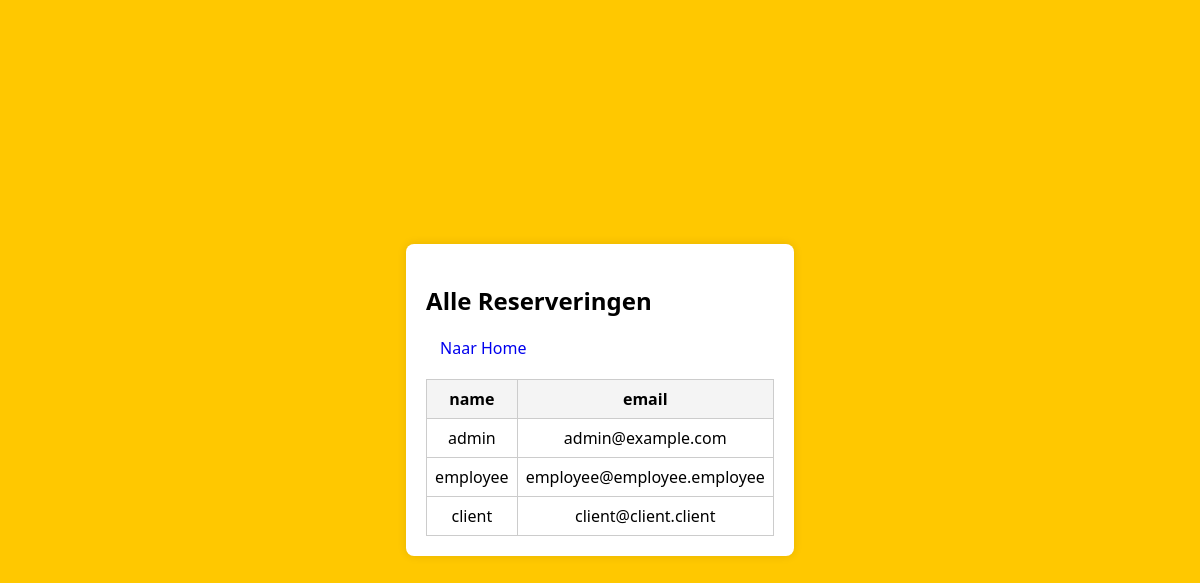
The page /clients (signed in) on the database its author committed.
### tables this page shows
CREATE TABLE users (
  id INTEGER PRIMARY KEY AUTOINCREMENT,
  username TEXT NOT NULL UNIQUE,
  password TEXT NOT NULL,
  role TEXT NOT NULL,
  email TEXT
);

### server.py (the view)
@app.route('/clients')
def clients():
    conn = get_db_connection()
    users = conn.execute('SELECT username, email FROM users').fetchall()
    conn.close()
    clients = [{'username': user['username'], 'email': user['email']} for user in users]
    return render_template('clients.html', clients=clients)

### server.py (called while the page is built)
def get_db_connection():
    conn = sqlite3.connect(str(DB_PATH))
    conn.row_factory = sqlite3.Row
    return conn

### Templates/clients.html (shortened to what this page needs)
<!DOCTYPE html>
<html lang="en">
<head>
    <link rel="stylesheet" href="{{ url_for('styles', filename='reservations.css') }}">
</head>
<body>
    {% if session.get('role') == 'admin' or session.get('role') == 'employee' %}
    <div class="dashboard-container">
        <h2>Alle Reserveringen</h2>
            <a href="{{ url_for('index') }}" class="action-btn" style="text-decoration: none;">Naar Home</a>
        <table class="dashboard-table">
            <thead>
                <tr>
                    <th>name</th>
                    <th>email</th>
                </tr>
            </thead>
            <tbody>
                {% for client in clients %}
                        <tr>
                            <td>{{ client.username }}</td>
                            <td>{{ client.email }}</td>
                        </tr>
                {% endfor %}
            </tbody>
        </table>
    </div>
    {% else %}
        <script>
            window.location.href = "{{ url_for('index') }}";
        </script>
    {% endif %}
</body>
</html>

### rows shown on the page
users: username "admin", email "admin@example.com"
users: username "employee", email "employee@employee.employee"
users: username "client", email "client@client.client"
